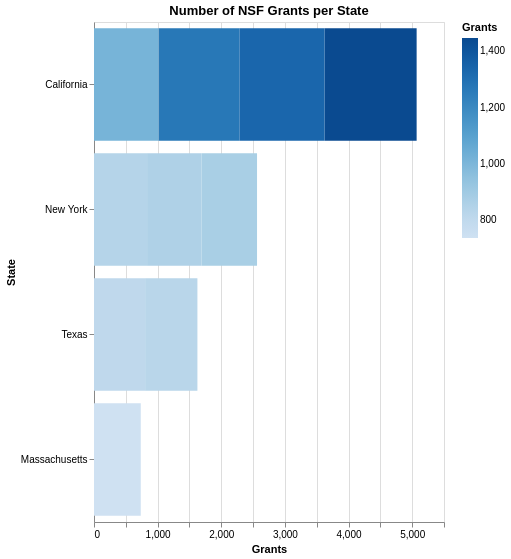

Here is the notebook cell this chart was saved with:
### Code cell
years = sorted(state_year["year"].dropna().unique().tolist())
year_dropdown = alt.binding_select(options=years, name="Year: ") 
year_selection = alt.selection_point(fields=["year"], bind=year_dropdown)
bars_q1 = ( alt.Chart(state_year, title="Number of NSF Grants per State") 
           .add_params(year_selection) 
           .transform_filter(year_selection)
           .transform_window(
        rank="rank(n_grants)",
        sort=[alt.SortField("n_grants", order="descending")]
    )
    
    # 3) Keep only the top 10 states
    .transform_filter(alt.datum.rank <= 10)
           .mark_bar() 
           .encode( y=alt.Y("state_name:N", sort="-x", title="State"), 
                   x=alt.X("n_grants:Q", title="Grants"), 
                   color=alt.Color("n_grants:Q", title="Grants"), 
                   tooltip=[ alt.Tooltip("state_name:N", title="State"),  
                            alt.Tooltip("year:O", title="Year"), 
                            alt.Tooltip("n_grants:Q", title="Grants"),
                              alt.Tooltip("total_amount:Q", title="Total amount", format=",.0f") ] )
                                .properties(width=350, height=500) )
bars_q1

### Figure 1 — Vega-Lite specification as saved in the notebook (floating-point values rounded to 4 significant figures; data arrays with more than 128 entries replaced by an {"elided": "..."} marker saying what was removed)
{"config": {"view": {"continuousWidth": 300, "continuousHeight": 300}}, "data": {"name": "data-fb73f930e8650e46a27c28c11701c8f6"}, "mark": {"type": "bar"}, "encoding": {"color": {"field": "n_grants", "title": "Grants", "type": "quantitative"}, "tooltip": [{"field": "state_name", "title": "State", "type": "nominal"}, {"field": "year", "title": "Year", "type": "ordinal"}, {"field": "n_grants", "title": "Grants", "type": "quantitative"}, {"field": "total_amount", "format": ",.0f", "title": "Total amount", "type": "quantitative"}], "x": {"field": "n_grants", "title": "Grants", "type": "quantitative"}, "y": {"field": "state_name", "sort": "-x", "title": "State", "type": "nominal"}}, "height": 500, "params": [{"name": "param_2", "select": {"type": "point", "fields": ["year"]}, "bind": {"input": "select", "options": [2021, 2022, 2023, 2024, 2025], "name": "Year: "}}], "title": "Number of NSF Grants per State", "transform": [{"filter": {"param": "param_2"}}, {"window": [{"op": "rank", "field": "n_grants", "as": "rank"}], "sort": [{"field": "n_grants", "order": "descending"}]}, {"filter": "(datum.rank <= 10)"}], "width": 350, "$schema": "https://vega.github.io/schema/vega-lite/v5.20.1.json", "datasets": {"data-fb73f930e8650e46a27c28c11701c8f6": {"elided": "242 records"}}}
